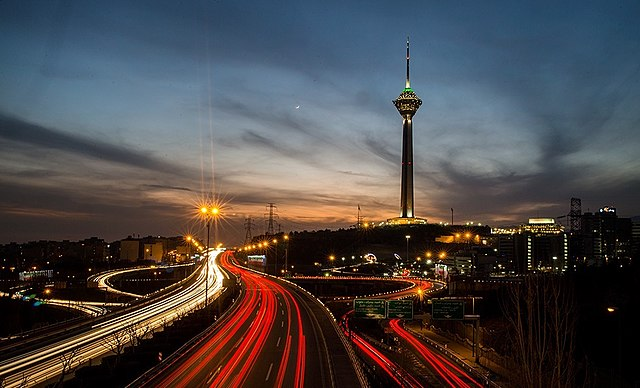
#> input picture images/milad_tower.jpg, 640 x 388 px
$ jupyter execute 04_colors_gray_RGB.ipynb
#> lines starting #> are read from the running program, lines starting #| are printed output that depends on the picture
## Let's take a closer look at color spaces

You may have remembered we talked about images being stored in RGB (Red Green Blue) color Spaces. Let's take a look at that in OpenCV.

### First thing to remember about OpenCV's RGB is that it's BGR (I know, this is annoying)

Let's look at the image shape again. The '3L'

[cell 1]
import cv2
import numpy as np
from matplotlib import pyplot as plt

[cell 2]
image = cv2.imread('../../images/milad_tower.jpg')
#> image is the input picture: shape (388, 640, 3); mean B, G, R 73.1, 71.8, 76.3

### Let's look at the individual color levels for the first pixel (0,0)

[cell 3]
# BGR Values for the first 0,0 pixel
B, G, R = image[10, 50]
#> B = 88; G = 63; R = 37
print(B, G, R)
#| 88 63 37
print(image.shape)
#| (388, 640, 3)

Let's see what happens when we convert it to grayscale

[cell 4]
gray_img = cv2.cvtColor(image, cv2.COLOR_BGR2GRAY)
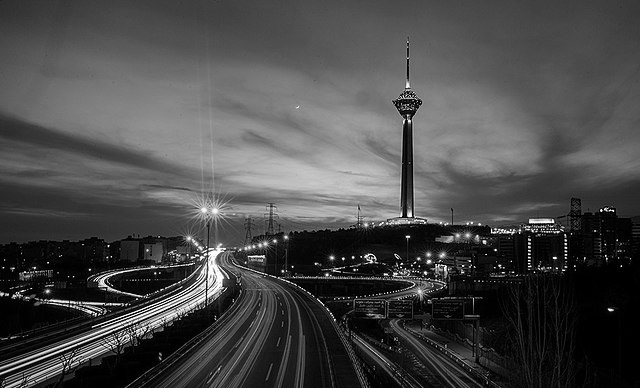
#> gray_img: shape (388, 640); min 0, max 255, mean 73.3
print(gray_img.shape)
#| (388, 640)
print(gray_img[10, 50])
#| 58

It's now only 2 dimensions. Each pixel coordinate has only one value (previously 3) with a range of 0 to 255

[cell 5]
gray_img[0, 0]
#> Out = 36

### Let's now explore lookng at individual channels in an RGB image

[cell 6]
# OpenCV's 'split' function splites the image into each color index
B, G, R = cv2.split(image)
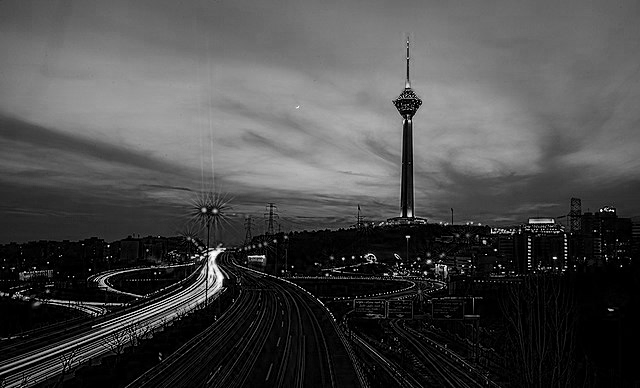
#> B: shape (388, 640); min 0, max 255, mean 73.1
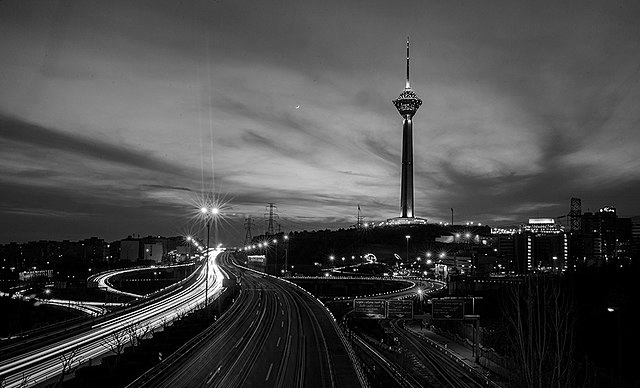
#> G: shape (388, 640); min 0, max 255, mean 71.8
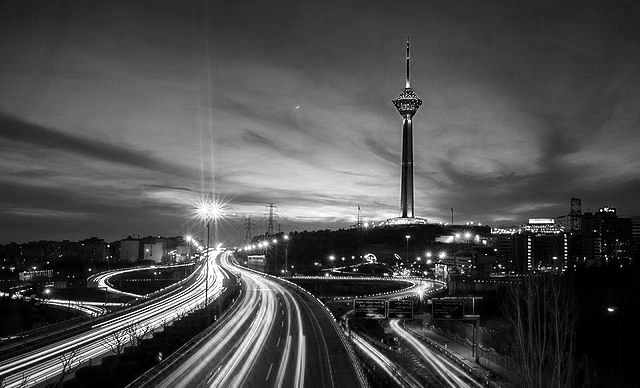
#> R: shape (388, 640); min 0, max 255, mean 76.3

print(B.shape)
#| (388, 640)

row, col = 1, 3
fig, axs = plt.subplots(row, col, figsize=(15, 10))
fig.tight_layout()

axs[0].imshow(cv2.cvtColor(R, cv2.COLOR_BGR2RGB))
axs[0].set_title('Red')

axs[1].imshow(cv2.cvtColor(G, cv2.COLOR_BGR2RGB))
axs[1].set_title('Green')

axs[2].imshow(cv2.cvtColor(B, cv2.COLOR_BGR2RGB))
axs[2].set_title('Blue')

plt.show()
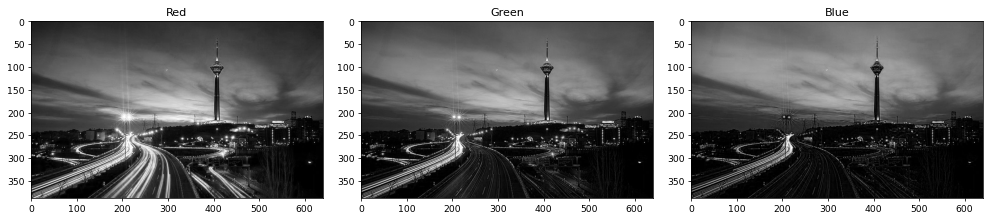
#> figure drawn by matplotlib, 3 panels

[cell 7]
row, col = 1, 2
fig, axs = plt.subplots(row, col, figsize=(15, 10))
fig.tight_layout()

merged = cv2.merge([B, G, R])
axs[0].imshow(cv2.cvtColor(merged, cv2.COLOR_BGR2RGB))
axs[0].set_title('Merged')

merged = cv2.merge([B+100, G, R])
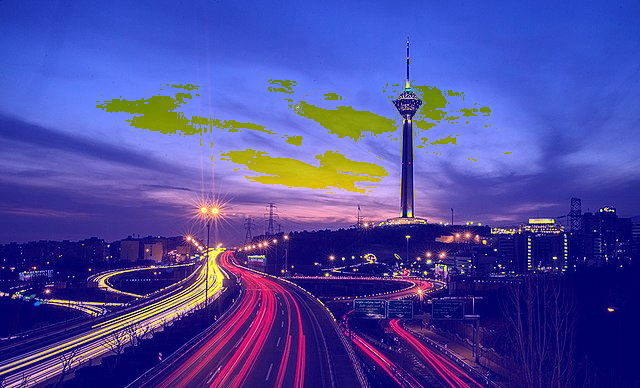
#> merged: shape (388, 640, 3); mean B, G, R 159.4, 71.8, 76.3
axs[1].imshow(cv2.cvtColor(merged, cv2.COLOR_BGR2RGB))
axs[1].set_title('Merged with Blue Amplified')

plt.show()
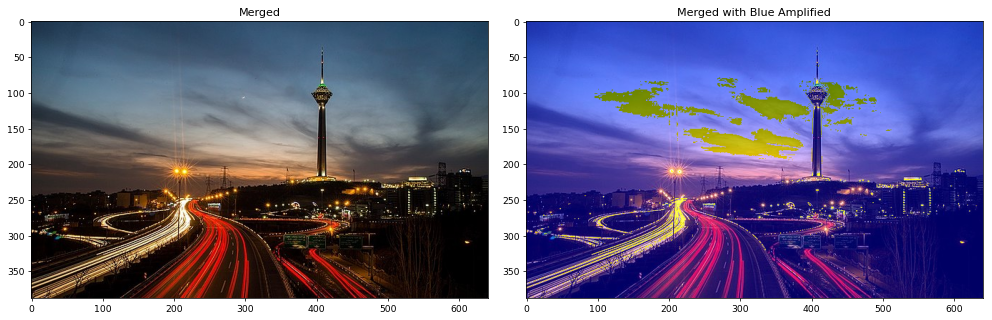
#> figure drawn by matplotlib, 2 panels

[cell 8]
# Simply use 'imwrite' specificing the file name and the image to be saved
cv2.imwrite('merged_with_blue_amplified.jpg', merged)
cv2.imwrite('merged_with_blue_amplified.png', merged)
#> Out = True

$ run again, with images/1280px-HDRI_Sample_Scene_Window_-_05.jpg copied over images/milad_tower.jpg
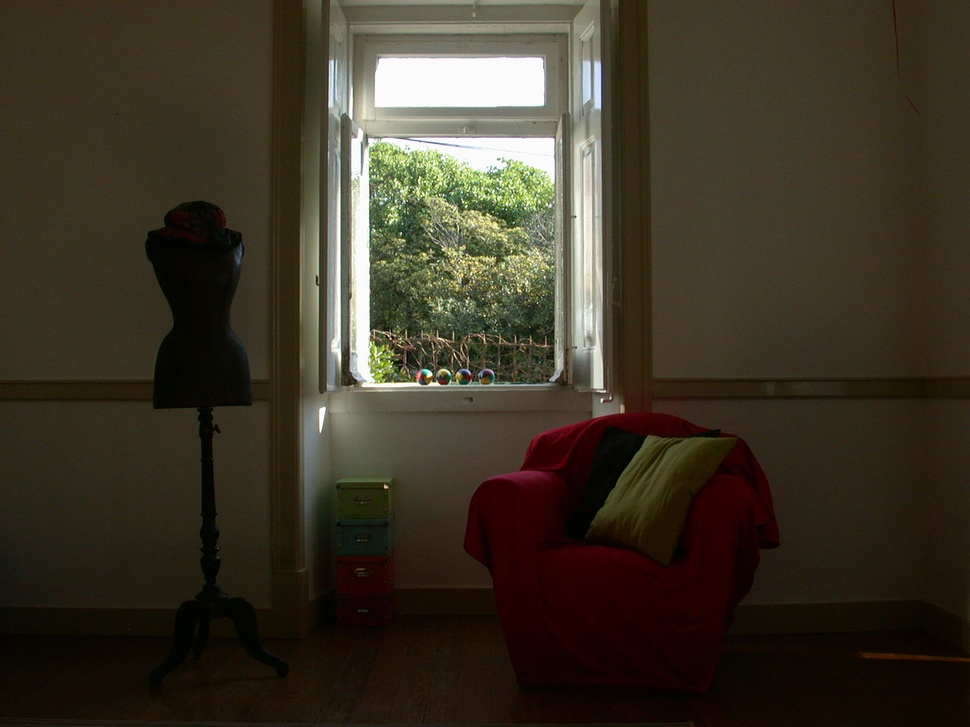
#> input picture images/1280px-HDRI_Sample_Scene_Window_-_05.jpg, 970 x 727 px, shrunk from 1280 x 960 before the run
#> image is the input picture: shape (727, 970, 3); mean B, G, R 37.7, 52.3, 60
#> `B, G, R = image[10, 50]`: B = 27; G = 45; R = 56
#| 27 45 56
#| (727, 970, 3)
#> `gray_img = cv2.cvtColor(image, cv2.COLOR_BGR2GRAY)`:
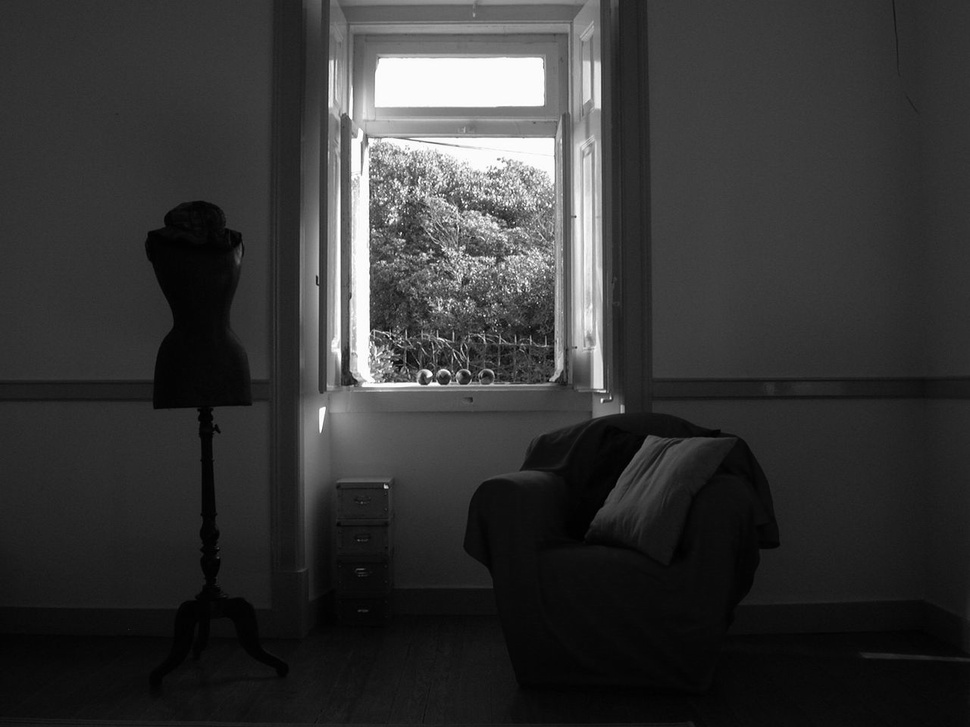
#> gray_img: shape (727, 970); min 0, max 255, mean 52.9
#| (727, 970)
#| 46
#> `gray_img[0, 0]`: Out = 43
#| (727, 970)
#> `plt.show()`:
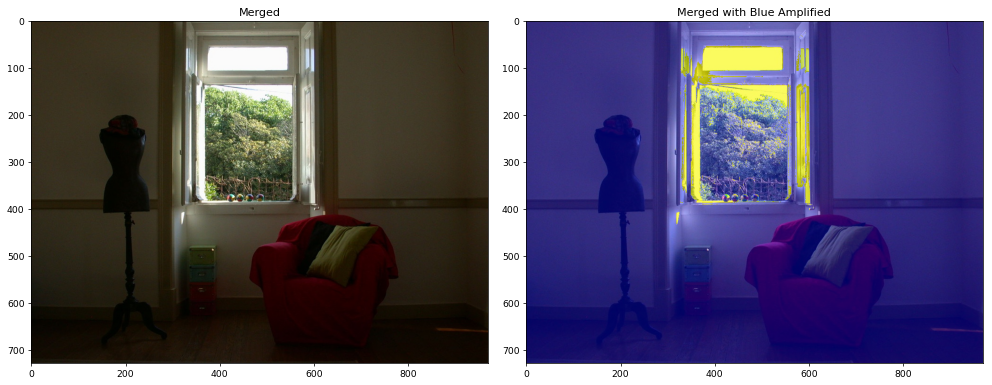
#> figure drawn by matplotlib, 2 panels
#> `cv2.imwrite('merged_with_blue_amplified.png', merged)`: Out = True
